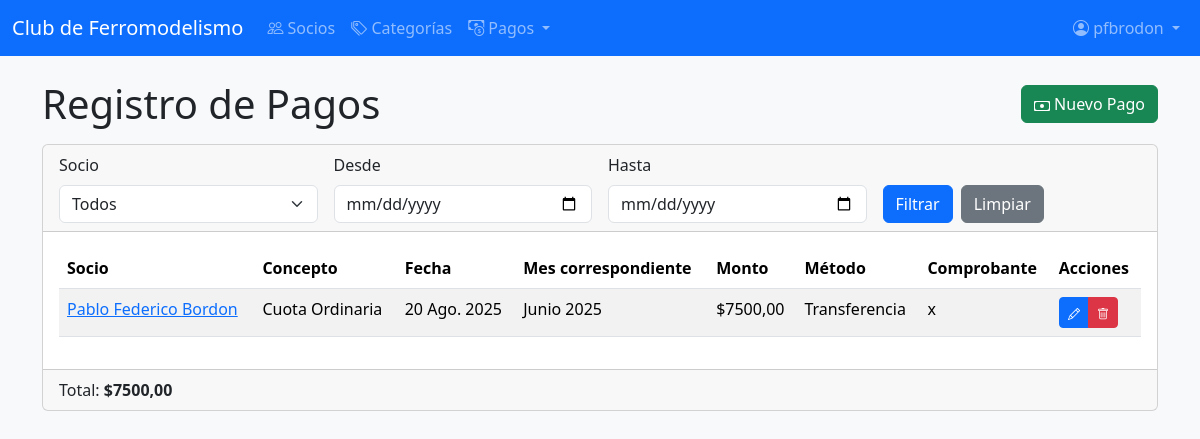
Before: /socios/pagos/ (signed in) with the older database file.
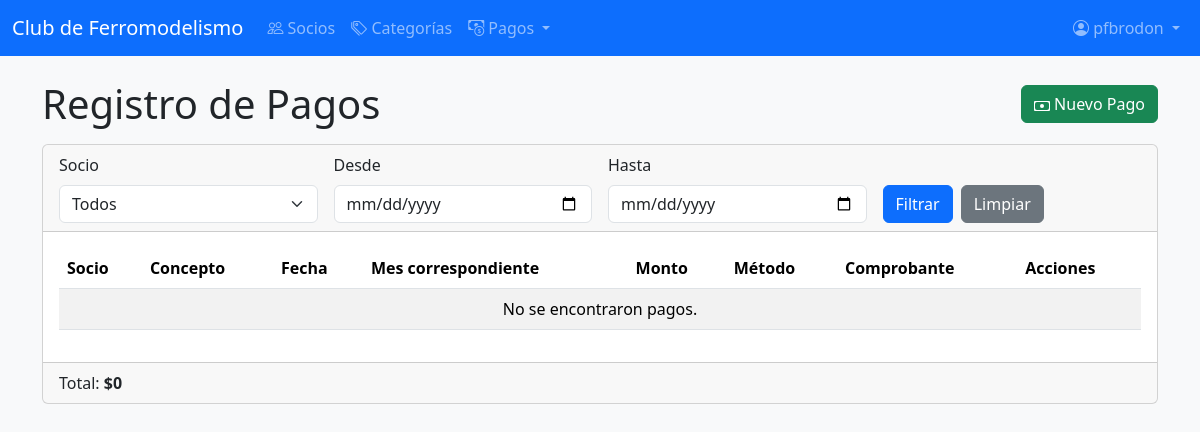
After: the same page with the newer database file.
### socios/models.py (models this page shows, shortened)
class Pago(models.Model):
    METODO_PAGO_CHOICES = (
        ('efectivo', 'Efectivo'),
        ('transferencia', 'Transferencia'),
        ('debito', 'Débito'),
        ('credito', 'Crédito'),
    )
    socio = models.ForeignKey(Socio, on_delete=models.CASCADE, related_name='pagos')
    concepto = models.ForeignKey(Concepto, on_delete=models.PROTECT, related_name='pagos', null=True)
    monto = models.DecimalField(max_digits=10, decimal_places=2)
    fecha_pago = models.DateField(default=timezone.now)
    mes_correspondiente = models.CharField(max_length=20, help_text="Mes al que corresponde el pago (ej: Enero 2025)")
    metodo_pago = models.CharField(max_length=15, choices=METODO_PAGO_CHOICES, default='efectivo')
    comprobante = models.CharField(max_length=100, blank=True, null=True, help_text="Número de comprobante o referencia")
    comentarios = models.TextField(blank=True, null=True)
    class Meta:
        verbose_name = "Pago"
        verbose_name_plural = "Pagos"
        ordering = ['-fecha_pago']

class Socio(models.Model):
    usuario = models.OneToOneField(User, on_delete=models.CASCADE, related_name='socio', null=True, blank=True)
    nombre = models.CharField(max_length=50)
    apellido = models.CharField(max_length=50)
    direccion = models.CharField(max_length=200)
    dni = models.CharField(max_length=20, unique=True)
    categoria = models.ForeignKey(Categoria, on_delete=models.PROTECT, related_name='socios', null=True)
    email = models.EmailField()
    celular = models.CharField(max_length=20)
    fecha_nacimiento = models.DateField()
    fecha_alta = models.DateField(auto_now_add=True)
    es_administrador = models.BooleanField(default=False)
    class Meta:
        verbose_name = "Socio"
        verbose_name_plural = "Socios"

class Concepto(models.Model):
    nombre = models.CharField(max_length=100, unique=True)
    descripcion = models.TextField(blank=True, null=True)
    monto_sugerido = models.DecimalField(max_digits=10, decimal_places=2, default=0)
    activo = models.BooleanField(default=True)
    class Meta:
        verbose_name = "Concepto"
        verbose_name_plural = "Conceptos"
        ordering = ['nombre']

### socios/views.py (the view)
# urls.py: path('pagos/', PagoListView.as_view(), name='listar_pagos'),
class PagoListView(LoginRequiredMixin, EsAdministradorMixin, ListView):
    model = Pago
    template_name = 'socios/pago_list.html'
    context_object_name = 'pagos'
    paginate_by = 10
    login_url = 'socios:login'
    def get_queryset(self):
        queryset = super().get_queryset().select_related('socio')
        socio_id = self.request.GET.get('socio')
        fecha_desde = self.request.GET.get('fecha_desde')
        fecha_hasta = self.request.GET.get('fecha_hasta')
        if socio_id:
            queryset = queryset.filter(socio_id=socio_id)
        if fecha_desde:
            queryset = queryset.filter(fecha_pago__gte=fecha_desde)
        if fecha_hasta:
            queryset = queryset.filter(fecha_pago__lte=fecha_hasta)
        return queryset.order_by('-fecha_pago')
    def get_context_data(self, **kwargs):
        context = super().get_context_data(**kwargs)
        context['socios'] = Socio.objects.all().order_by('apellido', 'nombre')
        pagos = self.get_queryset()
        total = sum(pago.monto for pago in pagos)
        context['total_pagos'] = total
        return context

### socios/views.py (called while the page is built)
    def test_func(self):
        if self.request.user.is_superuser:
            return True
        if hasattr(self.request.user, 'socio'):
            return self.request.user.socio.es_administrador
        return False

### socios/templates/socios/pago_list.html (shortened to what this page needs)
{% extends 'base.html' %}
{% block content %}
<div class="d-flex justify-content-between align-items-center mb-3">
  <h1 class="mb-0">Registro de Pagos</h1>
  <a href="{% url 'socios:crear_pago_general' %}" class="btn btn-success">
    Nuevo Pago
  </a>
</div>
<div class="card">
  <div class="card-header">
    <form method="get" class="row g-3">
      <div class="col-md-3">
        <label for="socio" class="form-label">Socio</label>
        <select name="socio" id="socio" class="form-select">
          <option value="">Todos</option>
        </select>
      </div>
      <div class="col-md-3">
        <label for="fecha_desde" class="form-label">Desde</label>
        <input type="date" name="fecha_desde" id="fecha_desde" class="form-control" value="{{ request.GET.fecha_desde }}">
      </div>
      <div class="col-md-3">
        <label for="fecha_hasta" class="form-label">Hasta</label>
        <input type="date" name="fecha_hasta" id="fecha_hasta" class="form-control" value="{{ request.GET.fecha_hasta }}">
      </div>
      <div class="col-md-3 d-flex align-items-end">
        <button type="submit" class="btn btn-primary">Filtrar</button>
        <a href="{% url 'socios:listar_pagos' %}" class="btn btn-secondary ms-2">Limpiar</a>
      </div>
    </form>
  </div>
  <div class="card-body">
    <div class="table-responsive">
      <table class="table table-striped">
        <thead>
          <tr>
            <th>Socio</th>
            <th>Concepto</th>
            <th>Fecha</th>
            <th>Mes correspondiente</th>
            <th>Monto</th>
            <th>Método</th>
            <th>Comprobante</th>
            <th>Acciones</th>
          </tr>
        </thead>
        <tbody>
          {% for pago in pagos %}
          <tr>
            <td>
              <a href="{% url 'socios:detalle_socio' pago.socio.id %}">{{ pago.socio.nombre }} {{ pago.socio.apellido }}</a>
            </td>
            <td>{{ pago.concepto.nombre|default:"-" }}</td>
            <td>{{ pago.fecha_pago }}</td>
            <td>{{ pago.mes_correspondiente }}</td>
            <td>${{ pago.monto }}</td>
            <td>{{ pago.get_metodo_pago_display }}</td>
            <td>{{ pago.comprobante|default:"-" }}</td>
            <td>
              <div class="btn-group btn-group-sm">
                <a href="{% url 'socios:editar_pago' pago.pk %}" class="btn btn-primary">
                </a>
                <a href="{% url 'socios:eliminar_pago' pago.pk %}" class="btn btn-danger">
                </a>
              </div>
            </td>
          </tr>
          {% empty %}
          <tr>
            <td colspan="8" class="text-center">No se encontraron pagos.</td>
          </tr>
          {% endfor %}
        </tbody>
      </table>
    </div>
  </div>
  <div class="card-footer">
    <div class="d-flex justify-content-between align-items-center">
      <p class="mb-0">Total: <strong>${{ total_pagos }}</strong></p>
    </div>
  </div>
</div>
{% endblock %}

Changed rows visible on the page:
removed Pago: socio.nombre "Pablo Federico", socio.apellido "Bordon", concepto.nombre "Cuota Ordinaria", fecha_pago "20 Ago. 2025", mes_correspondiente "Junio 2025", monto "7500,00", metodo_pago "Transferencia", comprobante "x"
Other visible differences:
{{ total_pagos }}: "7500,00" → "0"
text now shown: "No se encontraron pagos."
